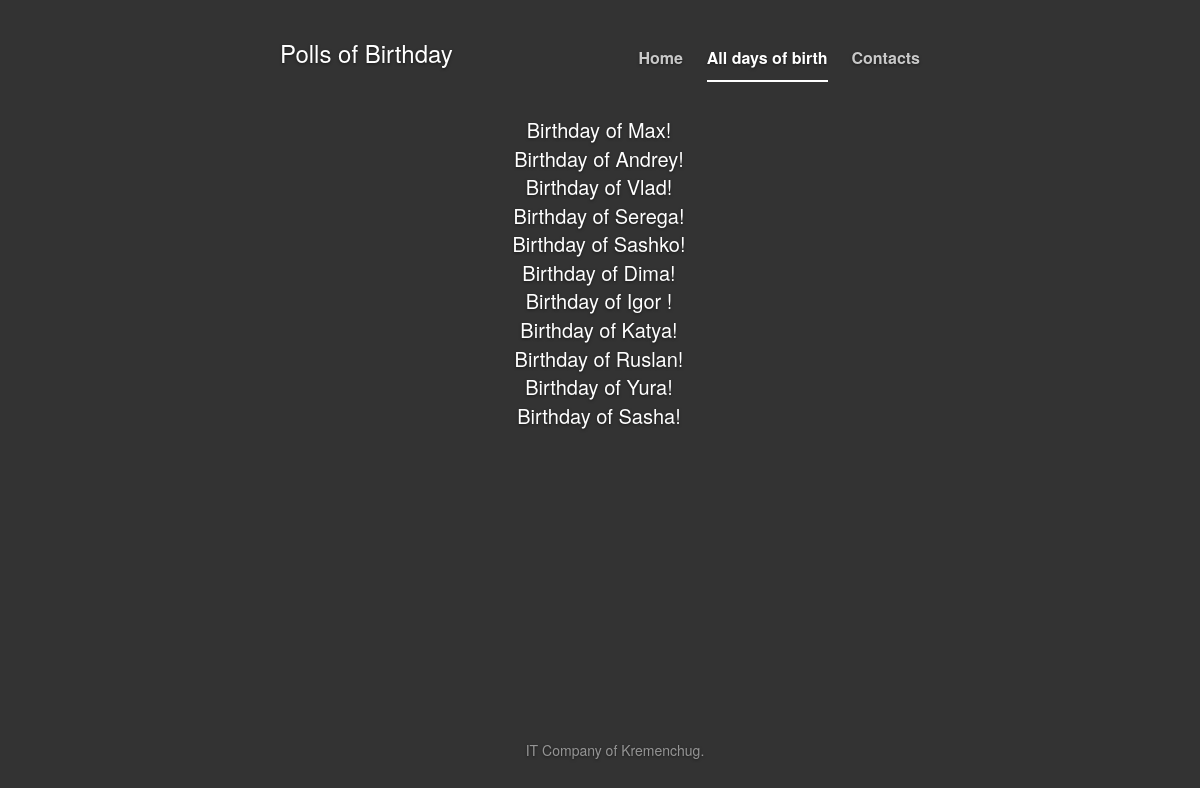
Screenshot of /polls/ with the database file from the repository.
### polls/models.py (models this page shows, shortened)
@python_2_unicode_compatible
class Question(models.Model):
    question_text = models.CharField(max_length=200)
    pub_date = models.DateTimeField('date published')
    def was_published_recently(self):
        now = timezone.now()
        return now - datetime.timedelta(days=1) <= self.pub_date <= now
    was_published_recently.admin_order_field = 'pub_date'
    was_published_recently.boolean = True
    was_published_recently.short_description = 'Published recently?'

### polls/views.py (the view)
# urls.py: url(r'^polls/$', views.index_view, name='index'),
def index_view(request):
    latest_question_list = Question.objects.order_by('-pub_date')
    template = loader.get_template('polls/index.html')
    context = {'latest_question_list': latest_question_list,}
    return HttpResponse(template.render(context, request))

### polls/templates/polls/index.html
{% extends "polls/greeting.html" %}
{% block content %}
      <div class="container">
        <div class="cover-container">
          <div class="masthead clearfix">
            <div class="inner">
              <h3 class="masthead-brand">Polls of Birthday</h3>
              <nav>
                <ul class="nav masthead-nav top_bar">
                  <li><a href="{% url 'polls:greeting' %}">Home</a></li>
                  <li class="active"><a href="{% url 'polls:index' %}">All days of birth</a></li>
                  <li><a href=" {% url 'polls:contact' %}">Contacts</a></li>
                </ul>
              </nav>
            </div>
          </div>
        <div class="inner cover">
            <ul class="list_birth">
                {% for question in latest_question_list %}
                  <li><a href="{% url 'polls:vote' question.id %}">{{ question.question_text }}</a></li>
                {% empty %}
                 <li>No polls are available.</li>
                {% endfor  %}
            </ul>
        </div>
{% endblock %}

### polls/templates/polls/greeting.html (shortened to what this page needs)
{% load static %}
<!DOCTYPE html>
<html lang="en">
  <head>
    <link rel="stylesheet" type="text/css" href="{% static "polls/bootstrap/css/bootstrap.min.css" %}" />
    <link rel="stylesheet" type="text/css" href="{% static 'polls/style.css' %}" />
    <link href="{% static "polls/bootstrap/css/cover.css" %}" rel="stylesheet">
  </head>
  <body>
    {% block content %}{% endblock %}
          <div class="mastfoot">
            <div class="inner floor">
              <p>IT Company of Kremenchug.</p>
            </div>
          </div>
        </div>
      </div>
  </body>
</html>

### polls/static/polls/style.css (style rules this page uses)
html { min-height: 100%; }
.list_birth li { list-style: none; }
.list_birth { margin-top: 116px; font-size: 20px; margin-right: 42px; }
.container { max-width:960px; margin:0 auto; }
.container:before, .container:after { display: table; content: " "; clear: both; }
.nav { margin-top: 7px; }
.cover { padding: 40px 20px; }
.floor p { margin-left: 30px; }

### rows the page displays
Question: question_text "Birthday of Max!"
Question: question_text "Birthday of Andrey!"
Question: question_text "Birthday of Vlad!"
Question: question_text "Birthday of Serega!"
Question: question_text "Birthday of Sashko!"
Question: question_text "Birthday of Dima!"
Question: question_text "Birthday of Igor !"
Question: question_text "Birthday of Katya!"
Question: question_text "Birthday of Ruslan!"
Question: question_text "Birthday of Yura!"
Question: question_text "Birthday of Sasha!"
